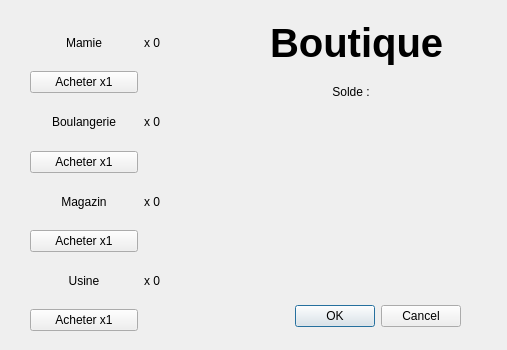
<?xml version="1.0" encoding="UTF-8"?>
<ui version="4.0">
 <class>BoutiqueDialog</class>
 <widget class="QDialog" name="BoutiqueDialog">
  <property name="geometry">
   <rect>
    <x>0</x>
    <y>0</y>
    <width>507</width>
    <height>350</height>
   </rect>
  </property>
  <property name="windowTitle">
   <string>Dialog</string>
  </property>
  <widget class="QDialogButtonBox" name="buttonBox">
   <property name="geometry">
    <rect>
     <x>290</x>
     <y>300</y>
     <width>171</width>
     <height>32</height>
    </rect>
   </property>
   <property name="orientation">
    <enum>Qt::Horizontal</enum>
   </property>
   <property name="standardButtons">
    <set>QDialogButtonBox::Cancel|QDialogButtonBox::Ok</set>
   </property>
  </widget>
  <widget class="QWidget" name="verticalLayoutWidget">
   <property name="geometry">
    <rect>
     <x>30</x>
     <y>20</y>
     <width>221</width>
     <height>311</height>
    </rect>
   </property>
   <layout class="QVBoxLayout" name="verticalLayout">
    <item>
     <layout class="QGridLayout" name="gridLayout_11">
      <item row="0" column="0">
       <widget class="QLabel" name="labelMamie">
        <property name="text">
         <string>Mamie</string>
        </property>
        <property name="alignment">
         <set>Qt::AlignCenter</set>
        </property>
       </widget>
      </item>
      <item row="0" column="1">
       <widget class="QLabel" name="labelNbMamie">
        <property name="text">
         <string>x 0</string>
        </property>
       </widget>
      </item>
      <item row="1" column="0">
       <widget class="QPushButton" name="pushButtonMamie">
        <property name="text">
         <string>Acheter x1</string>
        </property>
       </widget>
      </item>
      <item row="1" column="1">
       <widget class="QLabel" name="labelPrixMamie">
        <property name="text">
         <string/>
        </property>
       </widget>
      </item>
     </layout>
    </item>
    <item>
     <layout class="QGridLayout" name="gridLayout_10">
      <item row="0" column="0">
       <widget class="QLabel" name="labelBoulangerie">
        <property name="text">
         <string>Boulangerie</string>
        </property>
        <property name="alignment">
         <set>Qt::AlignCenter</set>
        </property>
       </widget>
      </item>
      <item row="0" column="1">
       <widget class="QLabel" name="labelNbBoulangerie">
        <property name="text">
         <string>x 0</string>
        </property>
       </widget>
      </item>
      <item row="1" column="0">
       <widget class="QPushButton" name="pushButtonBoulangerie">
        <property name="text">
         <string>Acheter x1</string>
        </property>
       </widget>
      </item>
      <item row="1" column="1">
       <widget class="QLabel" name="labelPrixBoulangerie">
        <property name="text">
         <string/>
        </property>
       </widget>
      </item>
     </layout>
    </item>
    <item>
     <layout class="QGridLayout" name="gridLayout">
      <item row="0" column="0">
       <widget class="QLabel" name="labelMagazin">
        <property name="text">
         <string>Magazin</string>
        </property>
        <property name="alignment">
         <set>Qt::AlignCenter</set>
        </property>
       </widget>
      </item>
      <item row="0" column="1">
       <widget class="QLabel" name="labelNbMagazin">
        <property name="text">
         <string>x 0</string>
        </property>
       </widget>
      </item>
      <item row="1" column="0">
       <widget class="QPushButton" name="pushButtonMagazin">
        <property name="text">
         <string>Acheter x1</string>
        </property>
       </widget>
      </item>
      <item row="1" column="1">
       <widget class="QLabel" name="labelPrixMagazin">
        <property name="text">
         <string/>
        </property>
       </widget>
      </item>
     </layout>
    </item>
    <item>
     <layout class="QGridLayout" name="gridLayout_8">
      <item row="0" column="0">
       <widget class="QLabel" name="labelUsine">
        <property name="text">
         <string>Usine</string>
        </property>
        <property name="alignment">
         <set>Qt::AlignCenter</set>
        </property>
       </widget>
      </item>
      <item row="0" column="1">
       <widget class="QLabel" name="labelNbUsine">
        <property name="text">
         <string>x 0</string>
        </property>
       </widget>
      </item>
      <item row="1" column="0">
       <widget class="QPushButton" name="pushButtonUsine">
        <property name="text">
         <string>Acheter x1</string>
        </property>
       </widget>
      </item>
      <item row="1" column="1">
       <widget class="QLabel" name="labelPrixUsine">
        <property name="text">
         <string/>
        </property>
       </widget>
      </item>
     </layout>
    </item>
   </layout>
  </widget>
  <widget class="QWidget" name="gridLayoutWidget_5">
   <property name="geometry">
    <rect>
     <x>270</x>
     <y>20</y>
     <width>211</width>
     <height>91</height>
    </rect>
   </property>
   <layout class="QGridLayout" name="gridLayout_12">
    <item row="2" column="1">
     <widget class="QLabel" name="labelSolde">
      <property name="text">
       <string/>
      </property>
     </widget>
    </item>
    <item row="2" column="0">
     <widget class="QLabel" name="label_2">
      <property name="text">
       <string>Solde : </string>
      </property>
      <property name="alignment">
       <set>Qt::AlignRight|Qt::AlignTrailing|Qt::AlignVCenter</set>
      </property>
     </widget>
    </item>
    <item row="1" column="0" colspan="2">
     <widget class="QLabel" name="label">
      <property name="font">
       <font>
        <pointsize>30</pointsize>
        <bold>true</bold>
       </font>
      </property>
      <property name="text">
       <string>Boutique</string>
      </property>
     </widget>
    </item>
   </layout>
  </widget>
 </widget>
 <resources/>
 <connections>
  <connection>
   <sender>buttonBox</sender>
   <signal>accepted()</signal>
   <receiver>BoutiqueDialog</receiver>
   <slot>accept()</slot>
   <hints>
    <hint type="sourcelabel">
     <x>248</x>
     <y>254</y>
    </hint>
    <hint type="destinationlabel">
     <x>157</x>
     <y>274</y>
    </hint>
   </hints>
  </connection>
  <connection>
   <sender>buttonBox</sender>
   <signal>rejected()</signal>
   <receiver>BoutiqueDialog</receiver>
   <slot>reject()</slot>
   <hints>
    <hint type="sourcelabel">
     <x>316</x>
     <y>260</y>
    </hint>
    <hint type="destinationlabel">
     <x>286</x>
     <y>274</y>
    </hint>
   </hints>
  </connection>
 </connections>
</ui>
